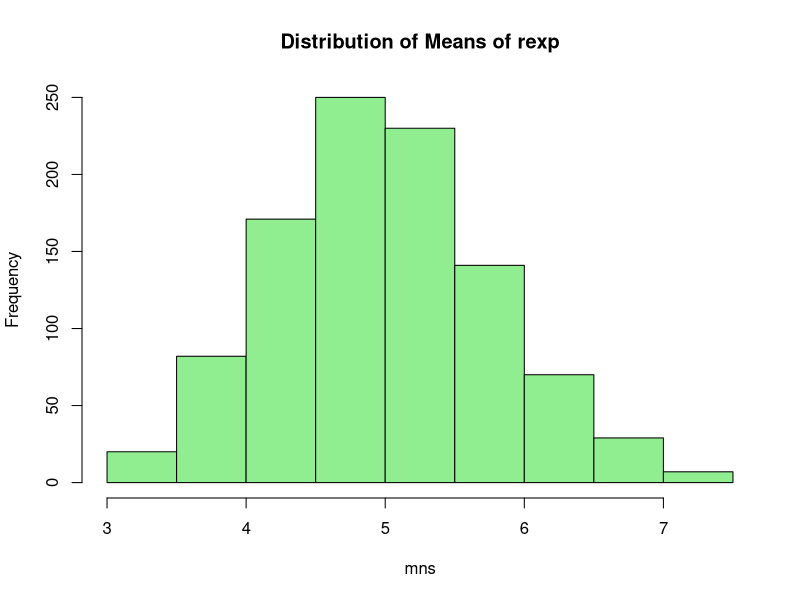
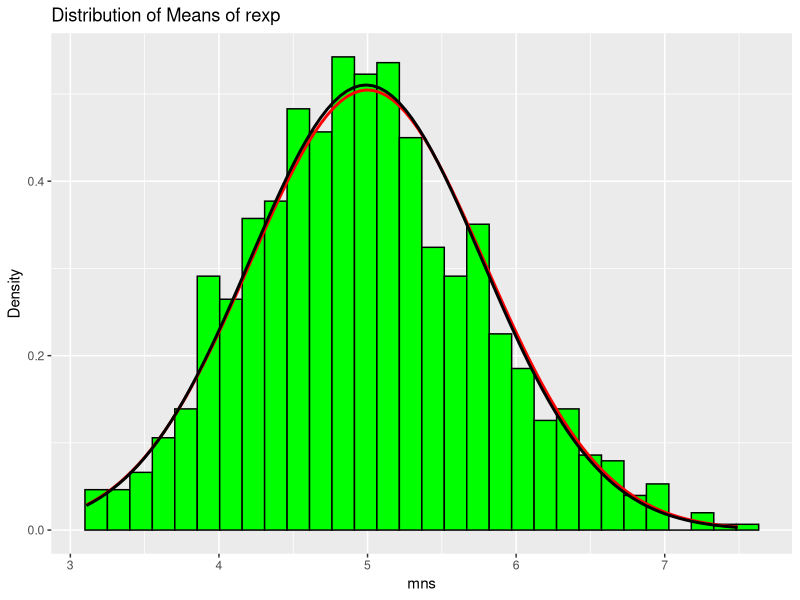
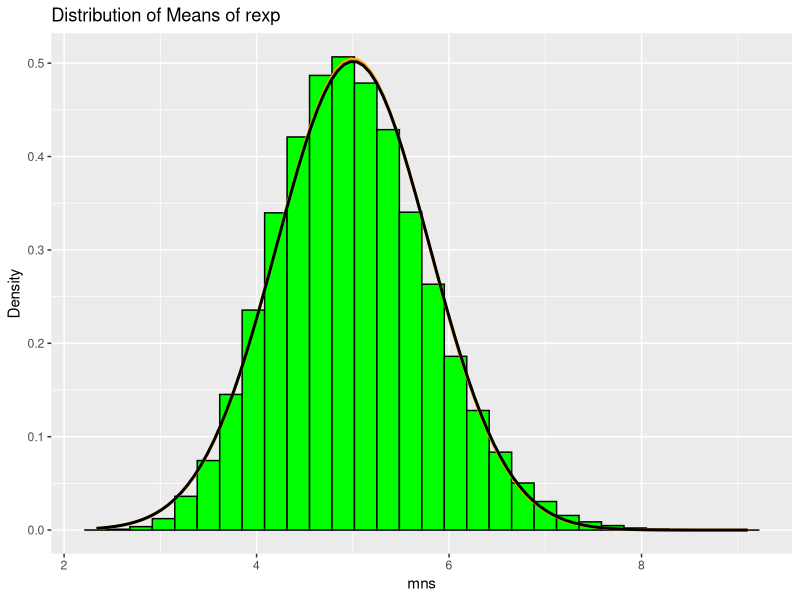

These charts were generated, in order, by the following R code:
## ---- chunk 1
set.seed(1)
lambda <- 0.2 ## Set lambda as per instructions
nexp <- 40 ## number of distributions
nsim <- 1000 ## number of simulations
mns <- NULL  ## set msn to null 
for (i in 1 : nsim) mns <- c(mns, mean(rexp(40,lambda)))
hist(mns,col="light green",main="Distribution of Means of rexp")
## ---- chunk 2
varxp <- ((1/lambda)^2)/nexp ## theoretical variance
varmean <- var(mns) ## variance of the means
## ---- chunk 3
library(ggplot2)
plotdata <- data.frame(mns)
plot1 <- ggplot(plotdata,aes(x = mns))
plot1 <- plot1 +geom_histogram(aes(y=..density..), colour="black",fill="green")
plot1<-plot1+labs(title="Distribution of Means of rexp", y="Density")
plot1<-plot1 +stat_function(fun=dnorm,args=list( mean=1/lambda, sd=sqrt(varxp)),color = "red", size = 1.0)
plot1<-plot1 +stat_function(fun=dnorm,args=list( mean=mean(mns), sd=sqrt(varmean)),color = "black", size = 1.0)
print(plot1)
## ---- chunk 4
set.seed(1)
lambda <- 0.2 ## Set lambda as per instructions
nexp <- 40 ## number of distributions
nsim <- 100000 ## number of simulations
mns <- NULL  ## set msn to null 
for (i in 1 : nsim) mns <- c(mns, mean(rexp(40,lambda)))
varxp <- ((1/lambda)^2)/nexp ## theoretical variance
varmean <- var(mns) ## variance of the means

library(ggplot2)
plotdata <- data.frame(mns)
plot1 <- ggplot(plotdata,aes(x = mns))
plot1 <- plot1 +geom_histogram(aes(y=..density..), colour="black",fill="green")
plot1<-plot1+labs(title="Distribution of Means of rexp", y="Density")
plot1<-plot1 +stat_function(fun=dnorm,args=list( mean=1/lambda, sd=sqrt(varxp)),color = "orange", size = 1.0)
plot1<-plot1 +stat_function(fun=dnorm,args=list( mean=mean(mns), sd=sqrt(varmean)),color = "black", size = 1.0)
print(plot1)
